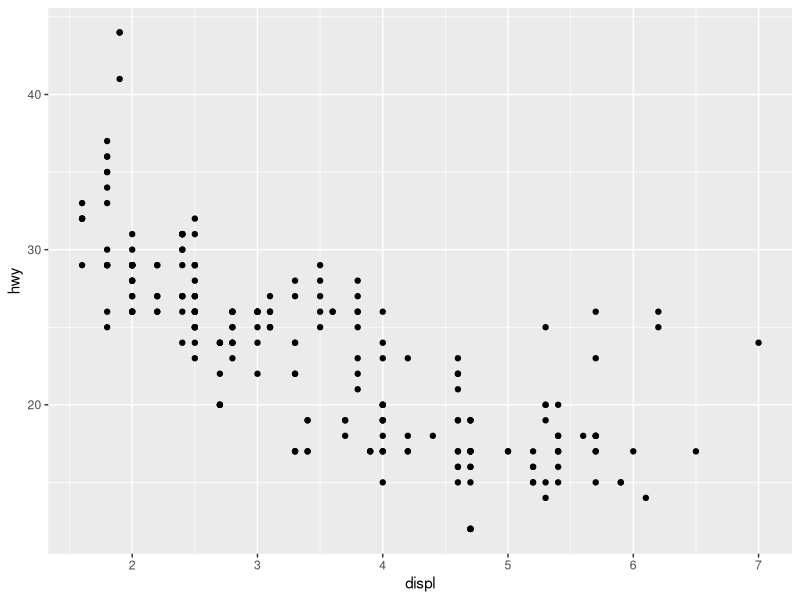
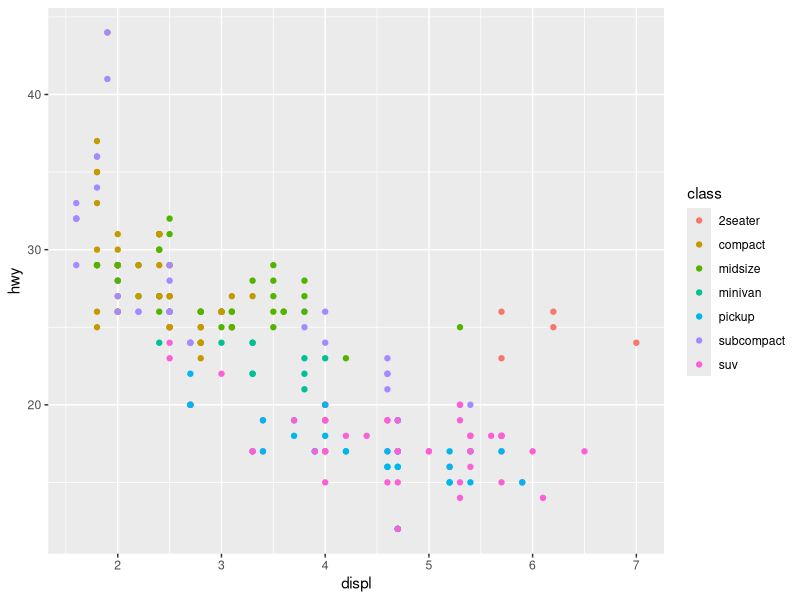
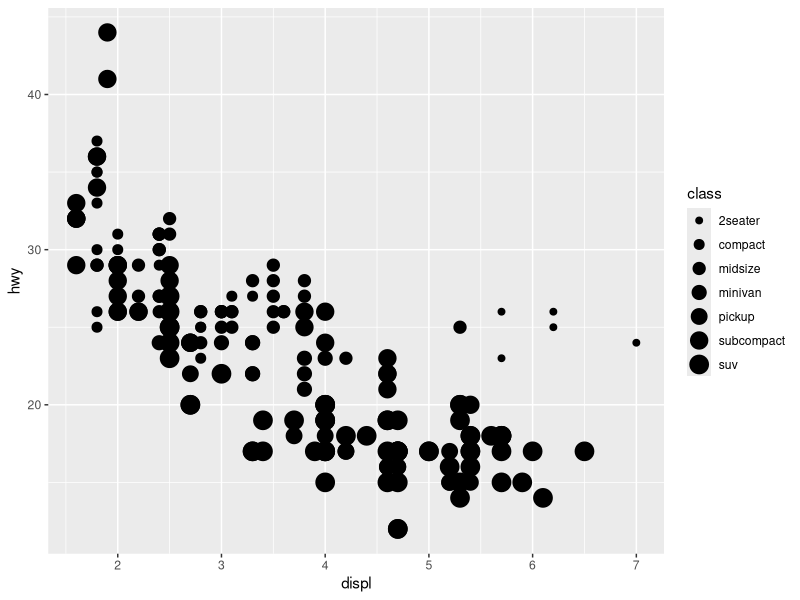

R code for these plots, in order:
#Este script foi feito apenas para introduzir conceitos do Git e Github


#Importando a Lib

library(tidyverse)

#Dataset

mpg

#Construindo um gráfico a partir do ggplot

ggplot(data = mpg) + 
  geom_point(mapping = aes(x = displ, y = hwy))


#alteração número 2 (V2):

ggplot(data = mpg) + 
  geom_point(mapping = aes(x = displ, y = hwy, color = class))

#adicionando função para atualizar o repositório por linha de comando

ggplot(data = mpg) + 
  geom_point(mapping = aes(x = displ, y = hwy, size = class))
